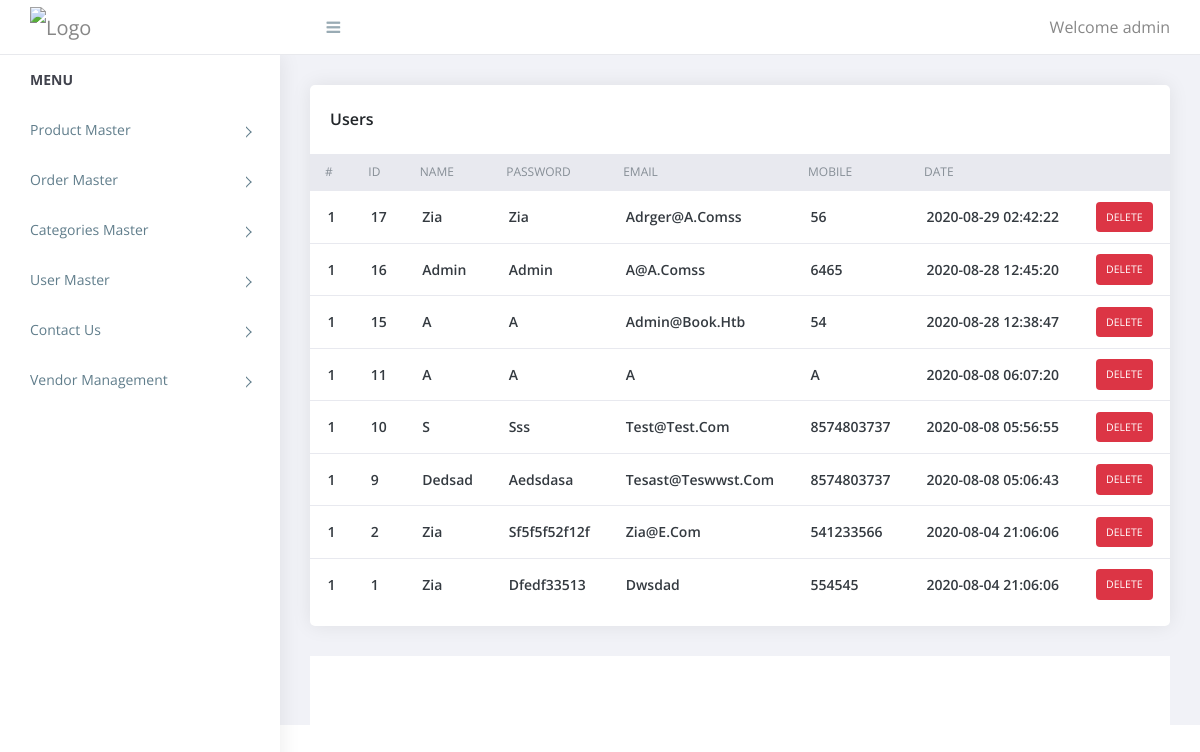
/admin/users.php (signed in), run on an earlier commit of the app's database.
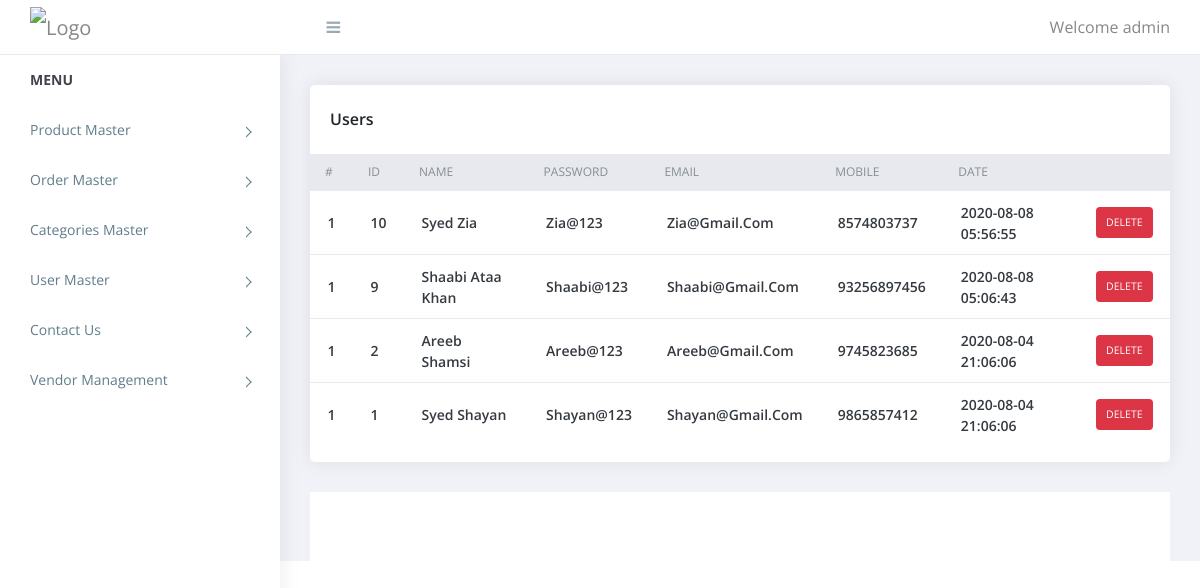
And on a later commit of the database.
### tables this page shows
CREATE TABLE `users` (
  `id` int(11) NOT NULL,
  `name` varchar(255) NOT NULL,
  `password` varchar(50) NOT NULL,
  `email` varchar(50) NOT NULL,
  `mobile` varchar(15) NOT NULL,
  `added_on` datetime NOT NULL
);

### admin/users.php (the view, shortened to what this page needs)
<?php
require('includes/top.inc.php');
$sql = "SELECT * FROM users ORDER BY id DESC";
$res = mysqli_query($con, $sql);
?>
<div class="content pb-0">
    <div class="orders">
        <div class="row">
            <div class="col-xl-12">
                <div class="card">
                    <div class="card-body">
                        <h4 class="box-title">Users</h4>
                    </div>
                    <div class="card-body--">
                        <div class="table-stats order-table ov-h">
                            <table class="table ">
                                <thead>
                                    <tr>
                                        <th class="serial">#</th>
                                        <th>ID</th>
                                        <th>Name</th>
                                        <th>Password</th>
                                        <th>Email</th>
                                        <th>Mobile</th>
                                        <th>Date</th>
                                        <th></th>
                                    </tr>
                                </thead>
                                <tbody>
                                    <?php
                                    $i = 1;
                                    while ($row = mysqli_fetch_assoc($res)) {
                                    ?>
                                        <tr>
                                            <td class="serial"><?php echo $i ?></td>
                                            <td><?php echo $row['id'] ?></td>
                                            <td><?php echo $row['name'] ?></td>
                                            <td><?php echo $row['password'] ?></td>
                                            <td><?php echo $row['email'] ?></td>
                                            <td><?php echo $row['mobile'] ?></td>
                                            <td><?php echo $row['added_on'] ?></td>
                                            <td>
                                                <?php
                                                echo "<a href='?type=delete&id=" . $row['id'] . "'><span class='badge badge-danger'>Delete</span></a>";
                                                ?>
                                            </td>
                                        </tr>
                                    <?php
                                    }
                                    ?>
                                </tbody>
                            </table>
                        </div>
                    </div>
                </div>
            </div>
        </div>
    </div>
</div>
<?php
require('includes/footer.inc.php');
?>

### admin/includes/top.inc.php (shortened to what this page needs)
<!doctype html>
<html class="no-js" lang="">
<head>
   <link rel="stylesheet" href="assets/css/normalize.css">
   <link rel="stylesheet" href="assets/css/bootstrap.min.css">
   <link rel="stylesheet" href="assets/css/font-awesome.min.css">
   <link rel="stylesheet" href="assets/css/themify-icons.css">
   <link rel="stylesheet" href="assets/css/pe-icon-7-filled.css">
   <link rel="stylesheet" href="assets/css/flag-icon.min.css">
   <link rel="stylesheet" href="assets/css/cs-skin-elastic.css">
   <link rel="stylesheet" href="assets/css/style.css">
</head>
<body>
   <aside id="left-panel" class="left-panel">
      <nav class="navbar navbar-expand-sm navbar-default">
         <div id="main-menu" class="main-menu collapse navbar-collapse">
            <ul class="nav navbar-nav">
               <li class="menu-title">Menu</li>
               <li class="menu-item-has-children dropdown">
                  <a href="product.php"> Product Master</a>
               </li>
               <li class="menu-item-has-children dropdown">
                  <?php
                  if ($_SESSION['ADMIN_ROLE'] == 1) {
                     echo ' <a href="order_master_vendor.php"> Order Master</a>';
                  } else {
                     echo ' <a href="order_master.php"> Order Master</a>';
                  }
                  ?>
               </li>
               <?php
               if ($_SESSION['ADMIN_ROLE'] != 1) {
               ?>
                  <li class="menu-item-has-children dropdown">
                     <a href="categories.php"> Categories Master</a>
                  </li>
                  <li class="menu-item-has-children dropdown">
                     <a href="users.php"> User Master</a>
                  </li>
                  <li class="menu-item-has-children dropdown">
                     <a href="contact_us.php"> Contact Us</a>
                  </li>
                  <li class="menu-item-has-children dropdown">
                     <a href="vendor_management.php"> Vendor Management</a>
                  </li>
               <?php } ?>
            </ul>
         </div>
      </nav>
   </aside>
   <div id="right-panel" class="right-panel">
      <header id="header" class="header">
         <div class="top-left">
            <div class="navbar-header">
               <a class="navbar-brand" href="../index.php"><img src="images/logo.png" alt="Logo"></a>
               <a id="menuToggle" class="menutoggle"><i class="fa fa-bars"></i></a>
            </div>
         </div>
         <div class="top-right">
            <div class="header-menu">
               <div class="user-area dropdown float-right">
                  <a href="#" class="dropdown-toggle active" data-toggle="dropdown" aria-haspopup="true" aria-expanded="false">Welcome <?php echo $_SESSION['ADMIN_USERNAME'] ?></a>
               </div>
            </div>
         </div>
      </header>

### admin/includes/footer.inc.php (shortened to what this page needs)
<footer class="site-footer">
   <div class="footer-inner bg-white">
   </div>
</footer>
</div>
</body>
</html>

What changed in the data, as far as the page shows it:
removed users: id "17", name "Zia", password "Zia", email "Adrger@a.comss", mobile "56", added_on "2020-08-29 02:42:22"
removed users: id "16", name "Admin", password "Admin", email "A@a.comss", mobile "6465", added_on "2020-08-28 12:45:20"
removed users: id "15", name "A", password "A", email "Admin@book.htb", mobile "54", added_on "2020-08-28 12:38:47"
removed users: id "11", name "A", password "A", email "A", mobile "A", added_on "2020-08-08 06:07:20"
changed users id 10: name "S" → "Syed Zia"; password "Sss" → "Zia@123"; email "Test@test.com" → "Zia@gmail.com"
changed users id 9: name "Dedsad" → "Shaabi Ataa Khan"; password "Aedsdasa" → "Shaabi@123"; email "Tesast@Teswwst.Com" → "Shaabi@gmail.com"; mobile "8574803737" → "93256897456"
changed users id 2: name "Zia" → "Areeb Shamsi"; password "Sf5f5f52f12f" → "Areeb@123"; email "Zia@e.com" → "Areeb@gmail.com"; mobile "541233566" → "9745823685"
changed users id 1: name "Zia" → "Syed Shayan"; password "Dfedf33513" → "Shayan@123"; email "Dwsdad" → "Shayan@gmail.com"; mobile "554545" → "9865857412"
